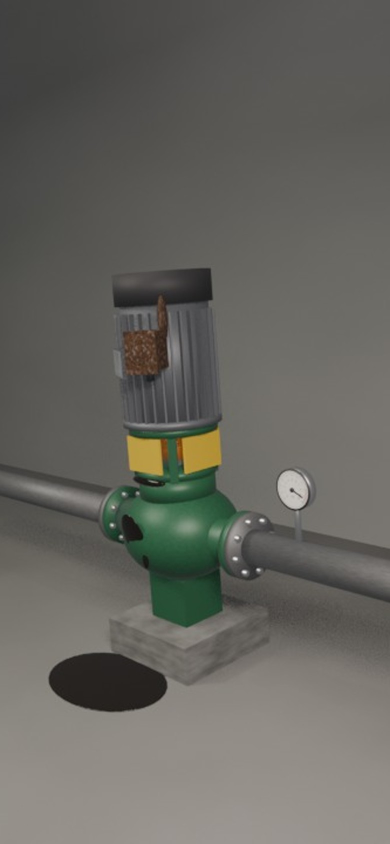
#> input picture mobile/assets/images/camera.jpg, 780 x 1688 px (shown at 1/2 size)
$ python -i gen_synth.py   (imports and definitions only)
#> lines starting #> are read from the running program, lines starting #| are printed output that depends on the picture; after the words box and inside, x2 and y2 are one past the last pixel; in counts of white or black regions, pixels touching at a corner belong together
"""Создание размеченного набора из нескольких плоских изображений с известными рамками.

Мишень на показе плоская: монитор с фотографией оборудования. Рамки узлов рисуются один раз на каждом
исходном изображении. Затем изображение многократно искажается случайной перспективой, вставляется в
случайный фон и получает помехи съёмки с экрана: блики, муар, размытие, сдвиг экспозиции. Рамки
пересчитываются той же матрицей перспективы, поэтому ручная разметка кадров не нужна.

Запуск:
    python cv/gen_synth.py <описание.json> <папка_набора> --train 1500 --val 200 [--bg папка_с_фонами]

Описание:
    {"classes": ["motor", "pump"],
     "images": [{"file": "pump_ok.jpg", "boxes": [["motor", 0.20, 0.25, 0.51, 0.64]]}]}
Рамки заданы как x1, y1, x2, y2 в долях изображения.
"""

import argparse
import glob
import json
import os
import random

import cv2
import numpy as np

S = 640


# [13 lines left out: function rand_bg, not called in this run]


def moire(img):
    """Накладывает слабую синусоидальную решётку, похожую на муар и полосы экрана."""
    h, w = img.shape[:2]
    yy, xx = np.mgrid[0:h, 0:w].astype(np.float32)
    ang, freq = random.uniform(0, np.pi), random.uniform(0.15, 0.9)
    g = 1 + random.uniform(0.03, 0.12) * np.sin((xx * np.cos(ang) + yy * np.sin(ang)) * freq)
    return np.clip(img.astype(np.float32) * g[..., None], 0, 255).astype(np.uint8)


def glare(img):
    """Добавляет мягкое светлое пятно, похожее на блик лампы на экране."""
    h, w = img.shape[:2]
    m = np.zeros((h, w), np.float32)
    cv2.ellipse(
        m,
        (random.randint(0, w), random.randint(0, h)),
        (random.randint(40, 200), random.randint(30, 120)),
        random.uniform(0, 180),
        0,
        360,
        1.0,
        -1,
    )
    m = cv2.GaussianBlur(m, (0, 0), random.uniform(25, 60)) * random.uniform(60, 150)
    return np.clip(img.astype(np.float32) + m[..., None], 0, 255).astype(np.uint8)


def photometric(img):
    """Меняет яркость, контраст и баланс белого, добавляет размытие, муар, блик и сжатие JPEG."""
    a, b = random.uniform(0.6, 1.4), random.uniform(-35, 35)
    img = np.clip(img.astype(np.float32) * a + b, 0, 255)
    img *= np.array([random.uniform(0.88, 1.12) for _ in range(3)], np.float32)
    img = np.clip(img, 0, 255).astype(np.uint8)
    if random.random() < 0.5:
        img = cv2.GaussianBlur(img, (0, 0), random.uniform(0.4, 1.8))
    if random.random() < 0.3:
        k = random.choice([5, 7, 9])
        kern = np.zeros((k, k), np.float32)
        kern[k // 2] = 1.0 / k
        img = cv2.filter2D(img, -1, kern)
    if random.random() < 0.5:
        img = moire(img)
    if random.random() < 0.35:
        img = glare(img)
    q = random.randint(35, 95)
    return cv2.imdecode(cv2.imencode(".jpg", img, [cv2.IMWRITE_JPEG_QUALITY, q])[1], 1)


# [70 lines left out: functions make_frame, main, not called in this run]


# [2 lines not run here, left out]

>>> import cv2
>>> picture = cv2.imread('../mobile/assets/images/camera.jpg')
#> picture is the input picture: shape (1688, 780, 3); mean B, G, R 95.1, 100.9, 101.8
>>> result = photometric(picture)
#> in photometric, `img = np.clip(img.astype(np.float32) * a + b, 0, 255)`:
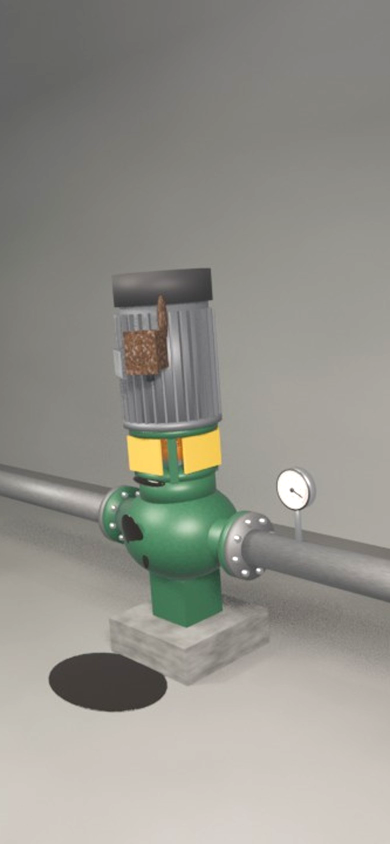
#> img: shape (1688, 780, 3) float32 (shown at 1/2 size); mean of channels 0, 1, 2 139.3, 146.7, 147.7; drawn as B, G, R
#> in glare, `cv2.ellipse( m, (random.randint(0, w), random.randint(0, h)), (random...`:
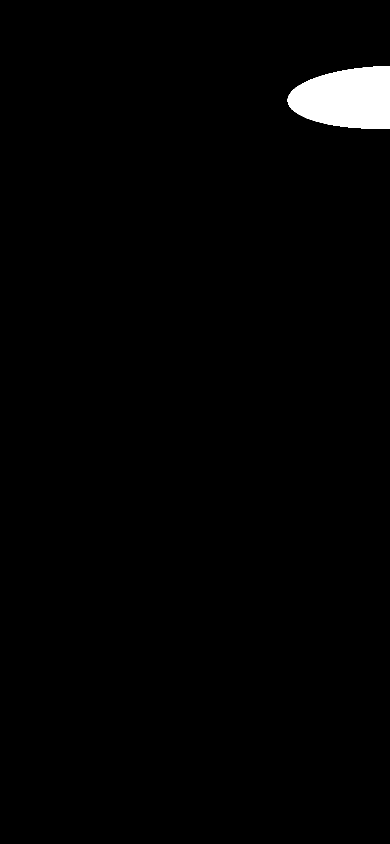
#> m: shape (1688, 780) float32 (shown at 1/2 size); values 0 (black) and 1 (white), 1.5% white; 1 white region, box (x1, y1, x2, y2) and area: (575, 132, 780, 257) 20280
#> in glare, `return np.clip(img.astype(np.float32) + m[..., None], 0, 255).astype(n..`:
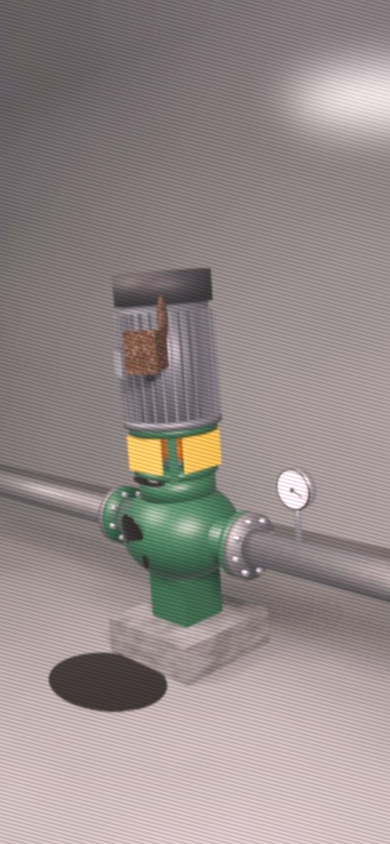
#> returned value: shape (1688, 780, 3) (shown at 1/2 size); mean of channels 0, 1, 2 137.6, 139.1, 149.1; drawn as B, G, R
